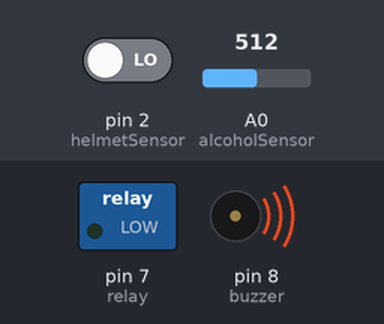
This sketch was run on a simulated Arduino Uno, built with avr-gcc and run on an emulated ATmega328P. Parts: switched loads named in the sketch (green lamp = pin HIGH), buzzer (waves = sounding, pin HIGH). The test bench sets the inputs (shaded band); at power-on: pin 2 (helmetSensor) LOW, A0 (alcoholSensor) = 512. What the sketch prints to the serial monitor is not drawn.

Above: at 0.1 s.
Timing chart, 0 to 1.6 s (numbered marks = the images above):
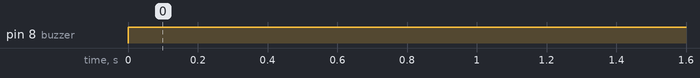

The sketch:

SMART_HELMENT.ino
```cpp
int helmetSensor = 2;
int alcoholSensor = A0;
int relay = 7;
int buzzer = 8;

void setup() {
  pinMode(helmetSensor, INPUT);
  pinMode(relay, OUTPUT);
  pinMode(buzzer, OUTPUT);
  Serial.begin(9600);
}

void loop() {
  int helmet = digitalRead(helmetSensor);
  int alcohol = analogRead(alcoholSensor);

  Serial.print("Helmet: ");
  Serial.print(helmet);
  Serial.print("  Alcohol: ");
  Serial.println(alcohol);

  if (helmet == HIGH && alcohol < 400) { // Safe condition
    digitalWrite(relay, HIGH);   // Engine ON
    digitalWrite(buzzer, LOW);
  } else {
    digitalWrite(relay, LOW);    // Engine OFF
    digitalWrite(buzzer, HIGH);
  }

  delay(500);
}
```

Measured:
- by itself, pin 8 (buzzer): LOW → HIGH at 0.00 s
